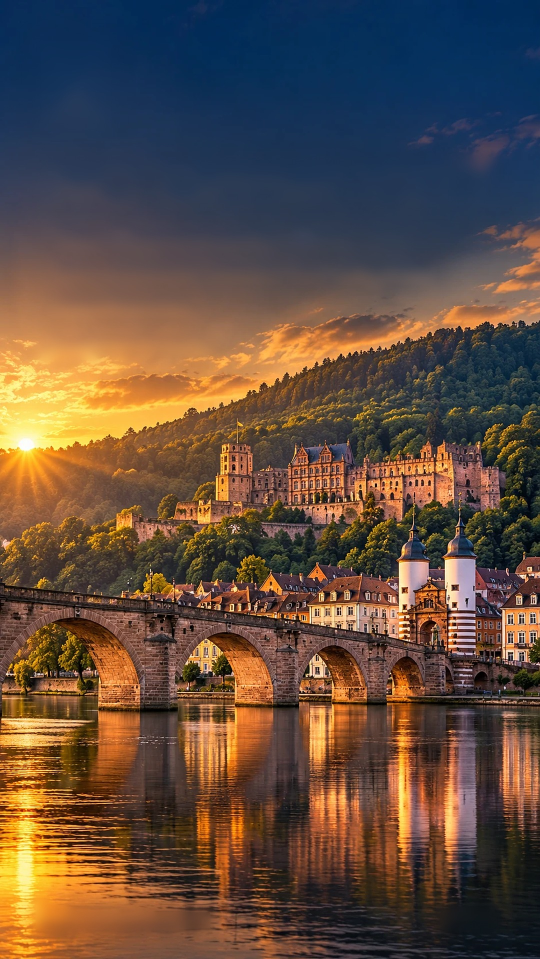
#> input picture showreel/agh-german-pathway/source/assets/bg6.jpg, 1080 x 1918 px, given in place of 8.webp, which was not available (shown at 1/2 size)
$ python agh_prep.py ../assets ../assets/bg7.jpg
#> lines starting #> are read from the running program, lines starting #| are printed output that depends on the picture; after the words box and inside, x2 and y2 are one past the last pixel; in counts of white or black regions, pixels touching at a corner belong together; pictures that were not available may be replaced by others from this repository, and a replacement may not be noted
import cv2, numpy as np, sys
from PIL import Image
src, out = sys.argv[1], sys.argv[2]
BOXES = {
 8: [(70,40,240,230),(70,280,855,530),(70,540,725,690),(65,1570,400,1630),(770,1575,870,1625)],
 7: [(60,65,210,240),(65,295,830,500),(70,500,695,605),(65,1535,385,1595),(780,1540,875,1590)],
 6: [(65,65,200,220),(70,265,875,375),(75,380,765,565),(75,570,375,620),(70,1575,370,1630),(760,1580,870,1625)],
 9: [(55,70,250,290),(65,325,770,525),(65,530,650,655),(65,1445,780,1605),(790,1570,895,1620)],
}
for i, boxes in BOXES.items():
    im = np.array(Image.open(f'{src}/{i}.webp').convert('RGB'))
#> im is the input picture: shape (1918, 1080, 3); mean R, G, B 97, 77, 64.2
    r, g, b = [im[..., k].astype(int) for k in range(3)]
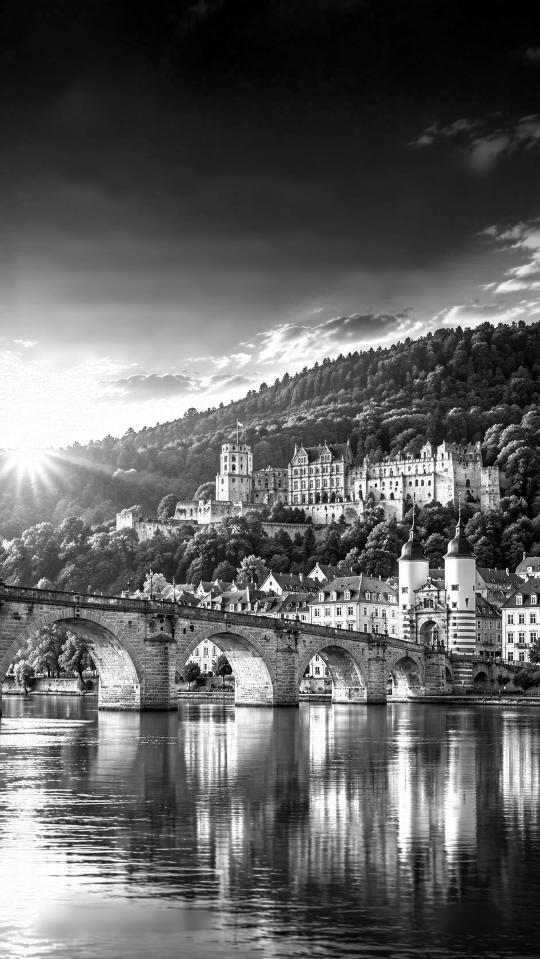
#> r: shape (1918, 1080) int64 (shown at 1/2 size); min 0, max 255, mean 97
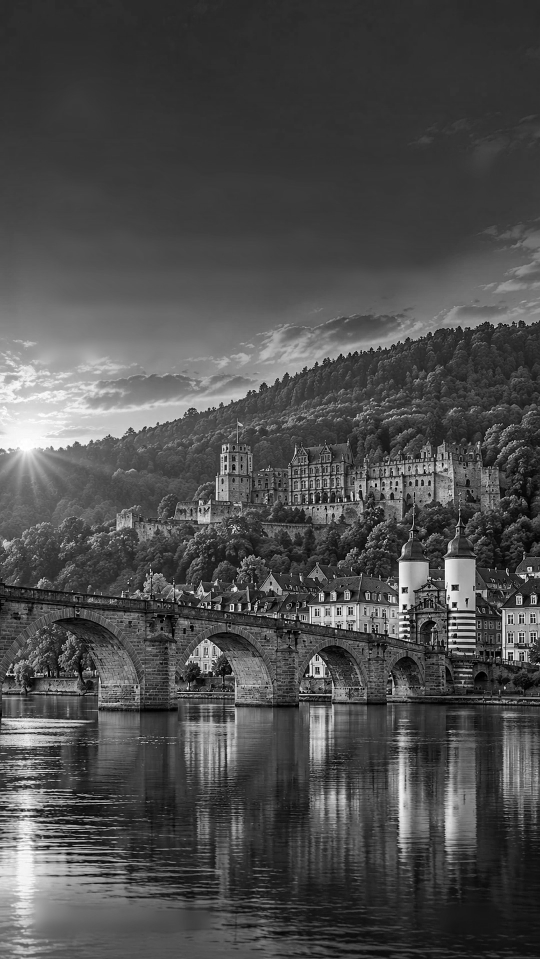
#> g: shape (1918, 1080) int64 (shown at 1/2 size); min 0, max 255, mean 77
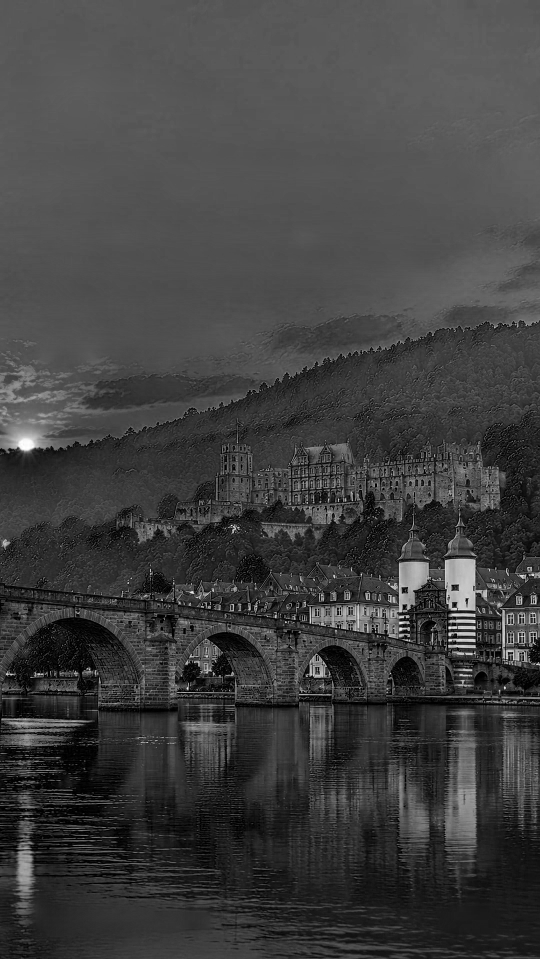
#> b: shape (1918, 1080) int64 (shown at 1/2 size); min 0, max 255, mean 64.2
    white = (np.minimum(np.minimum(r, g), b) > 175) & ((np.maximum(np.maximum(r, g), b) - np.minimum(np.minimum(r, g), b)) < 70)
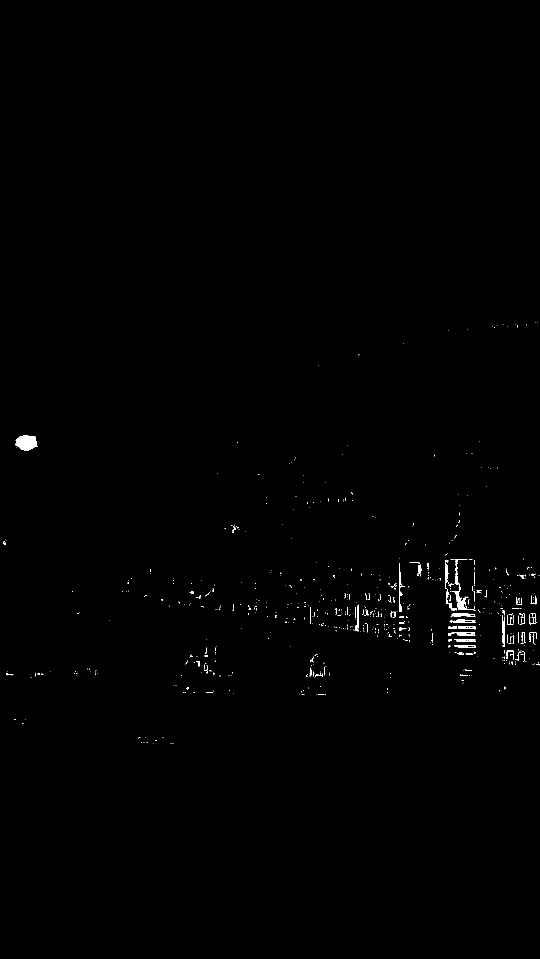
#> white: shape (1918, 1080) bool (shown at 1/2 size); 0.38% white; 640 white regions (583 under 20 px), largest, box (x1, y1, x2, y2) and area: (31, 871, 76, 902) 1014, (903, 1118, 951, 1221) 699, (798, 1127, 810, 1224) 294
    yellow = (r > 195) & (g > 165) & (b < 120) & (r - b > 110)
#> yellow: shape (1918, 1080) bool; 4.2% white; 2397 white regions (2199 under 20 px), largest, box (x1, y1, x2, y2) and area: (0, 702, 523, 945) 40548, (0, 1640, 189, 1854) 13591, (795, 1508, 820, 1675) 2086
    navy = (b > r + 20) & (r < 90)  # logo dark parts
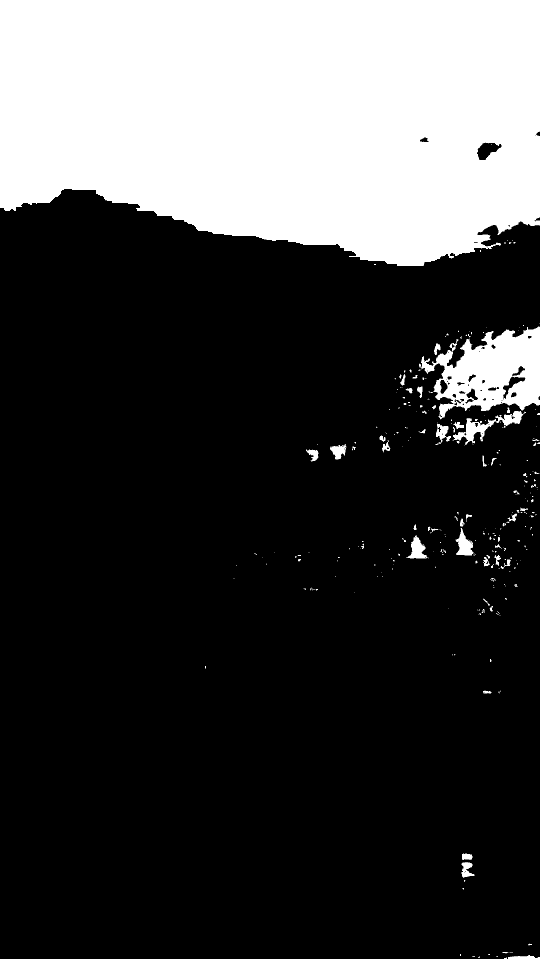
#> navy: shape (1918, 1080) bool (shown at 1/2 size); 25.7% white; 284 white regions (217 under 20 px), largest, box (x1, y1, x2, y2) and area: (0, 0, 1080, 532) 496898, (838, 653, 1080, 839) 24975, (905, 822, 1052, 891) 2535
    m = np.zeros(r.shape, np.uint8)
    for (x0, y0, x1, y1) in boxes:
        sub = white[y0:y1, x0:x1] | yellow[y0:y1, x0:x1]
        if ((x1 - x0) < 260 and y0 < 300) or False:  # logo box / poster-4 shadowed sky text: repair whole box
            sub = np.ones_like(sub)
        m[y0:y1, x0:x1] = sub
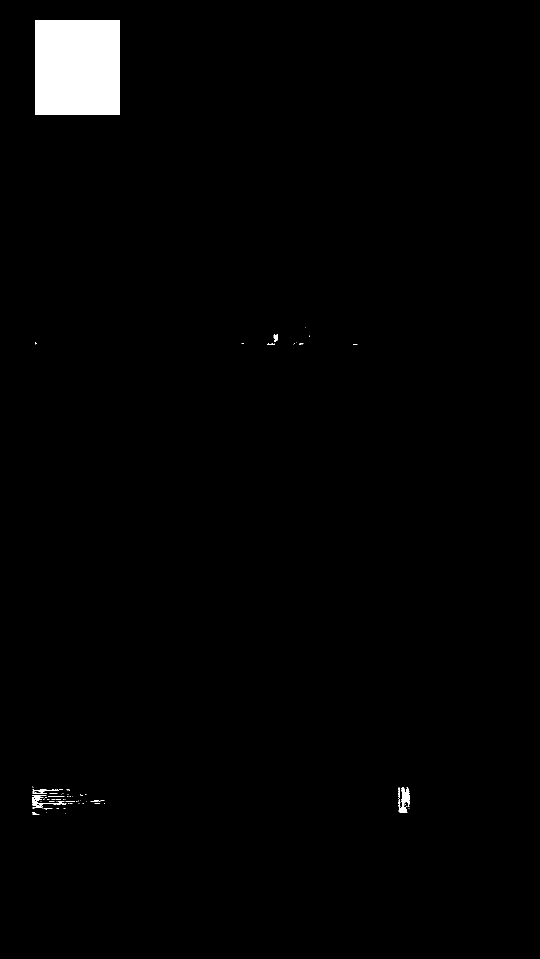
#> m: shape (1918, 1080) (shown at 1/2 size); values 0 (black) and 1 (white), 1.6% white; 67 white regions (53 under 20 px), largest, box (x1, y1, x2, y2) and area: (70, 40, 240, 230) 32300, (796, 1575, 820, 1625) 692, (65, 1590, 132, 1611) 350
    # poster 4 text carries a wide dark glow: grow the mask to swallow it
    m = cv2.dilate(m * 255, np.ones((9, 9), np.uint8), iterations=(5 if i == 9 else 2))
#> m: shape (1918, 1080); 2.5% white; 8 white regions, largest, box (x1, y1, x2, y2) and area: (62, 32, 248, 238) 38316, (57, 1565, 218, 1637) 7589, (788, 1567, 828, 1633) 2547
    bgr = cv2.cvtColor(im, cv2.COLOR_RGB2BGR)
    res = cv2.inpaint(bgr, m, 30 if i == 9 else 18, cv2.INPAINT_TELEA)
    # soften the repaired area so inpaint streaks read as sky haze
    blur = cv2.GaussianBlur(res, (0, 0), 9)
    mm = cv2.GaussianBlur(cv2.dilate(m, np.ones((15, 15), np.uint8)), (0, 0), 8)[..., None] / 255.0
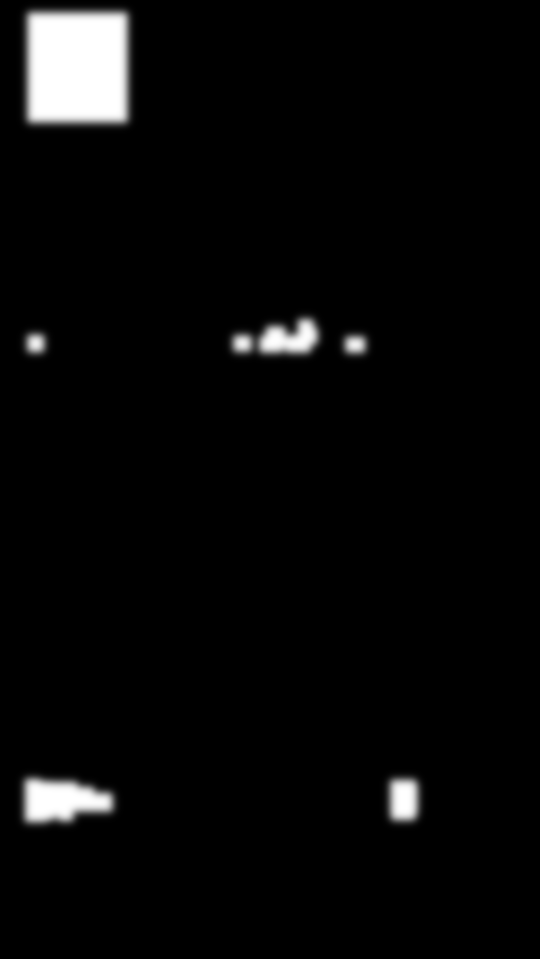
#> mm: shape (1918, 1080, 1) float64 (shown at 1/2 size); min 0, max 1, mean 0.033
    res = (res * (1 - mm) + blur * mm).astype(np.uint8)
    up = cv2.resize(res, (1080 * 1, int(1672 * 1080 / 941)), interpolation=cv2.INTER_LANCZOS4)
    sharp = cv2.addWeighted(up, 1.35, cv2.GaussianBlur(up, (0, 0), 1.6), -0.35, 0)
    cv2.imwrite(f'{out}/bg{i}.jpg', sharp, [cv2.IMWRITE_JPEG_QUALITY, 93])
#> pass 2 of the loop `for i, boxes in BOXES.items():`:
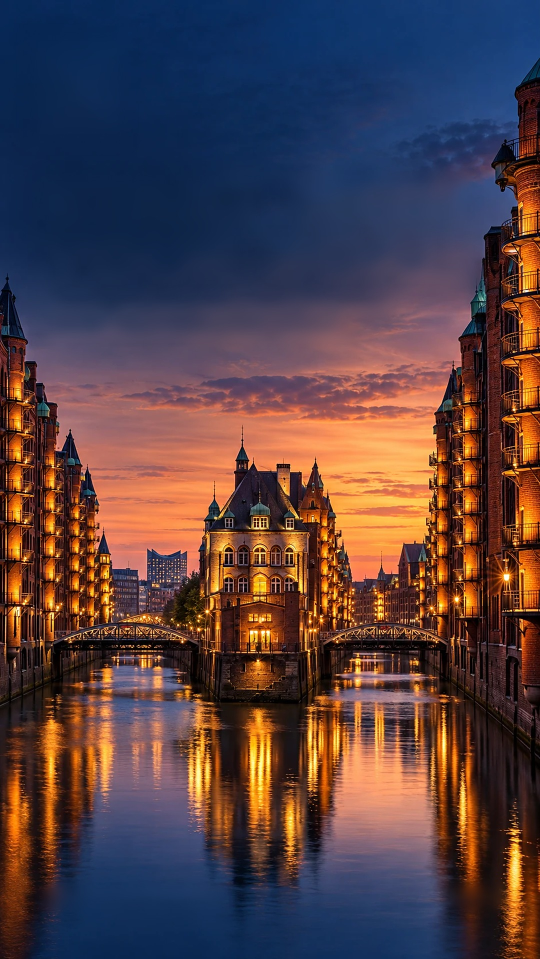
#> input picture showreel/agh-german-pathway/source/assets/bg7.jpg, 1080 x 1918 px, given in place of 7.webp, which was not available (shown at 1/2 size)
#> im is the input picture: shape (1918, 1080, 3); mean R, G, B 84.8, 64.3, 68.3
#> `white = (np.minimum(np.minimum(r, g), b) > 175) & ((np.maximum(np.maxi..`:
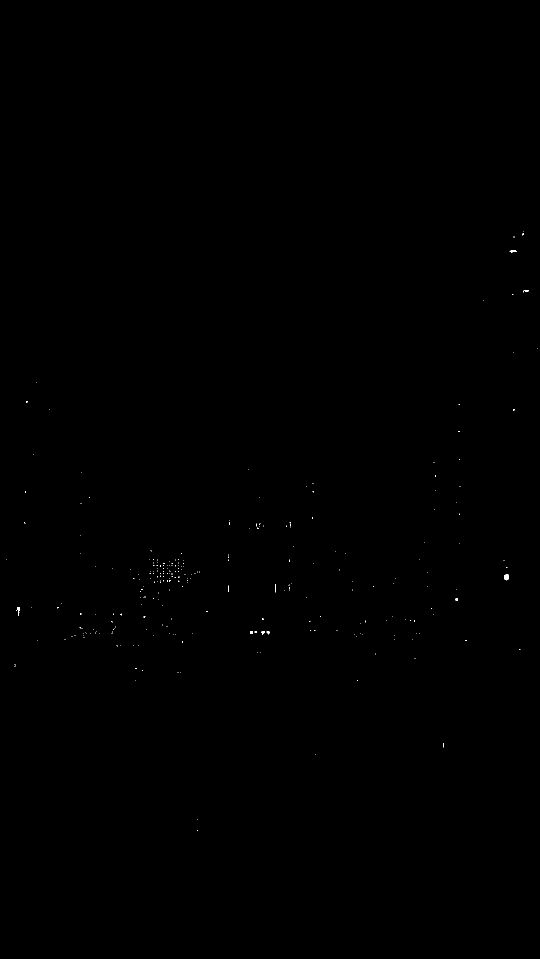
#> white: shape (1918, 1080) bool (shown at 1/2 size); 0.05% white in thin lines or dots, all inside (x1, y1, x2, y2) = (12, 463, 1075, 1662)
#> yellow: shape (1918, 1080) bool; 2.9% white; 1797 white regions (1542 under 20 px), largest, box (x1, y1, x2, y2) and area: (635, 856, 873, 1030) 20450, (670, 1029, 858, 1088) 6454, (377, 1471, 411, 1601) 1412
#> navy: shape (1918, 1080) bool; 40.1% white; 191 white regions (140 under 20 px), largest, box (x1, y1, x2, y2) and area: (0, 0, 1080, 710) 643184, (57, 1601, 928, 1918) 175746, (225, 1394, 309, 1427) 1411
#> `blur = cv2.GaussianBlur(res, (0, 0), 9)`:
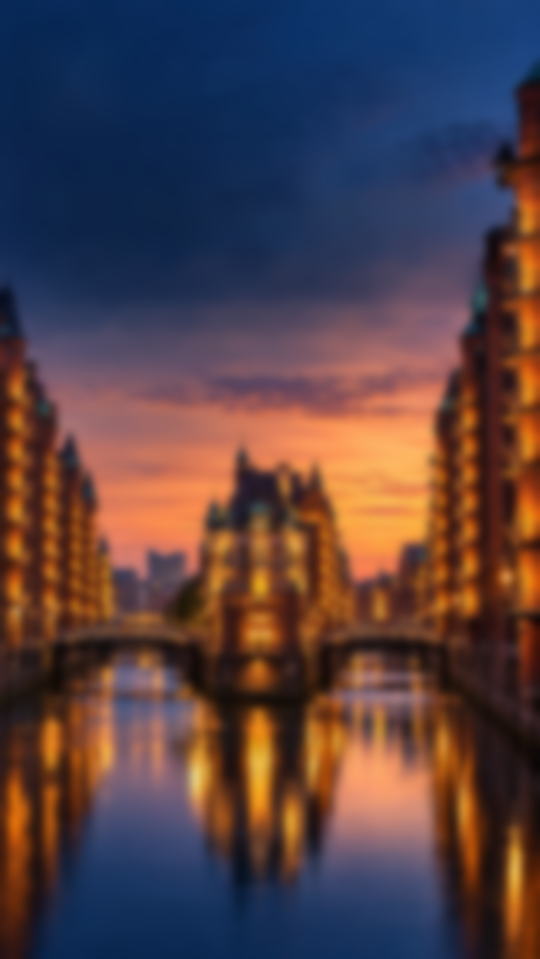
#> blur: shape (1918, 1080, 3) (shown at 1/2 size); mean B, G, R 68.3, 64.2, 84.8
#> (the run stopped early here; a loop or call above may not have finished)
